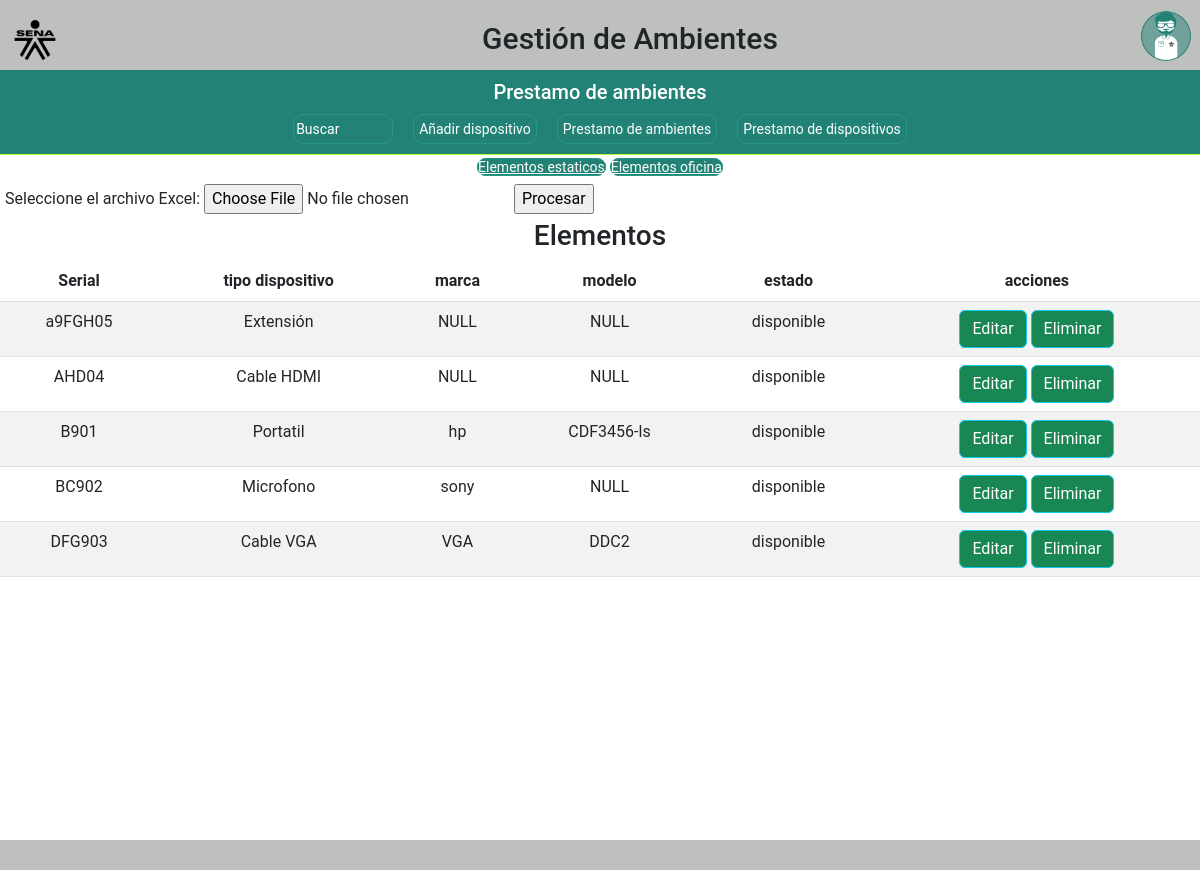
The page /ver_elemento.php (signed in) on the database its author committed.
### tables this page shows
CREATE TABLE `elementos` (
  `serial` varchar(35) NOT NULL,
  `tipo_dispositivo` int(11) NOT NULL,
  `marca` varchar(100) DEFAULT NULL,
  `modelo` varchar(50) DEFAULT NULL,
  `placa` varchar(50) DEFAULT NULL,
  `estado` int(11) NOT NULL
);

CREATE TABLE `tipo_dispositivo` (
  `id_tipo_dispositivo` int(11) NOT NULL,
  `tipo_dispositivo` varchar(50) NOT NULL
);

CREATE TABLE `estado_elementos` (
  `id_estado_elemento` int(11) NOT NULL,
  `estado_elemento` varchar(20) NOT NULL
);

### database/conexion.php (called while the page is built, shortened)
<?php
class Conexion{
    public function conectar(){
     $this->con=mysqli_connect("localhost", "root", "", "gestion_ambientes",3306);
    }
}
?>

### classElemento.php (called while the page is built, shortened)
<?php
require_once "./database/conexion.php";
class Elemento extends Conexion
{
    public function mostrarElemento()
    {
        $sql = "SELECT * FROM `elementos` INNER JOIN estado_elementos on estado_elementos.id_estado_elemento=elementos.estado INNER JOIN tipo_dispositivo ON tipo_dispositivo.id_tipo_dispositivo =elementos.tipo_dispositivo ORDER BY elementos.serial ASC;
        ";
        $result = $this->con->query($sql);
        return $result;
    }
}

### ver_elemento.php (the view, shortened to what this page needs)
<?php session_start();
require_once "./classElemento.php";
$verElemento = new Elemento();
$result = $verElemento->mostrarElemento();
?>
<!DOCTYPE html>
<html lang="en">
<head>
    <link rel="stylesheet" type="text/css" href="./Css/prestamo_dispositivos.css">
    <link href="https://cdn.jsdelivr.net/npm/bootstrap@5.3.0-alpha1/dist/css/bootstrap.min.css" rel="stylesheet">
    <link rel="stylesheet" href="./Css/global.css">
    <link rel="stylesheet" href="https://cdnjs.cloudflare.com/ajax/libs/font-awesome/5.15.3/css/all.min.css" />
</head>
<body>
    <div class="parte-superior">
        <img class="logo" src="./images/logo sena.png" alt="">
        <h1 class="titulo">Gestión de Ambientes</h1>
        <div class="dropdown">
            <button class="btn dropdown-toggle" type="button" data-bs-toggle="dropdown" aria-expanded="false">
                <img class="perfil" src="./images/Boton Administrador.png" alt="">
            </button>
        </div>
                                    </div>
    <div class="herencia">
        <div class="buscador">
            <h3 class="titulo_herencia">Prestamo de ambientes</h3>
            <div class="buscador-int">
                <form action="./ver_elemento.php" method="post">
                    <input class="input-b btns-b" placeholder="Buscar" type="text" id="" name="serial" required>
                </form>
                <button class="btn-activos" data-bs-toggle="modal" data-bs-target="#nuevo_dispositivo">Añadir dispositivo</button>
                <a href="./registrarPrestamoAmbiente.php" class="btn-activos">Prestamo de ambientes</a>
                <a href="./registrarPrestamoElementos.php" class="btn-activos">Prestamo de dispositivos</a>
            </div>
        </div>
        <div class="contenido-ml">
            <center><a href="./verElementosEstaticos.php" class="btn-b btns-b">Elementos estaticos</a>
                <a href="./ver_elemento.php" class="btn-b btns-b">Elementos oficina</a>
            </center>
<div  style="margin: 5px;">
            <form action="./excelElementosOficina.php" method="post" enctype="multipart/form-data">
                <label for="archivo_excel">Seleccione el archivo Excel:</label>
                <input type="file" name="archivo_excel" id="archivo_excel" accept=".xlsx,.xls">
                <input type="submit" name="submit" value="Procesar">
            </form>
            </div>
            <center>
                <h3>Elementos</h3>
            </center>
            <table class=" table table-striped">
                <thead>
                    <tr>
                        <th scope="col" class="text-center">Serial</th>
                        <th scope="col"  class="text-center">tipo dispositivo</th>
                        <th scope="col"  class="text-center">marca</th>
                        <th scope="col"  class="text-center">modelo</th>
                        <th scope="col"  class="text-center">estado</th>
                        <th scope="col"  class="text-center">acciones</th>
                    </tr>
                </thead>
                <tbody>
                    <?php
                    while ($fila = $result->fetch_assoc()) {
                    ?>
                        <tr>
                            <td  class="text-center"><?php echo $fila['serial'] ?></td>
                            <td  class="text-center"><?php echo $fila['tipo_dispositivo'] ?></td>
                            <td  class="text-center"><?php echo $fila['marca'] ?></td>
                            <td  class="text-center"><?php echo $fila['modelo'] ?></td>
                            <td  class="text-center"><?php echo $fila['estado_elemento'] ?></td>
                            <td  class="text-center"><a class="btn btn-info bg-success" href="ver_elemento.php?serial=<?php echo $fila['serial']; ?>" style="color:white">Editar</a>
                                <a class="btn btn-info bg-success" href="eliminarElemento.php?serial=<?php echo $fila['serial']; ?>" style="color:white" onclick="return confirmacionEliminar() ">Eliminar </a>
                            </td>
                        </tr>
                    <?php
                    }
                    ?>
                </tbody>
            </table>
        </div>
    </div>
    <div class="barra_inferior">
    </div>
</body>
</html>

### Css/prestamo_dispositivos.css (style rules this page uses)
.dropdown-toggle { transition: all .5s !important; margin-right: 10px !important; padding: 0px !important; border-radius: 30px !important; width: 50px !important; position: fixed; top: 10px; right: 0; }
body { height: 100%; width: 100%; box-sizing: border-box; overflow-x: hidden; }
html { height: 100%; width: 100%; }
.titulo_herencia { color: white; font-size: 20px; }
.perfil { width: 50px; height: 50px; margin-right: 15px; }
.titulo { display: inline-block; font-size: 30px; text-align: center; margin-top: 15px; }
.logo { display: inline-block; width: 40px; padding-top: 10px; }
.herencia { display: flex; height: 100%; width: 100%; box-sizing: border-box; flex-direction: column; }
.barra_inferior { background: #bec0be; position: fixed; bottom: 0; width: 100%; height: 30px; z-index: 10; }
.buscador { display: flex; height: auto; flex-direction: column; align-items: center; width: 100%; background: #238276; }
.buscador h3 { display: inline-block; margin: 10px; }
.buscador-int { display: flex; gap: 20px; width: 100%; height: auto; border-bottom: 1px solid greenyellow; align-items: center; justify-content: center; padding-bottom: 10px; }
.input-b { width: 100px; height: 25px; border-radius: 10px; background: white; outline: none; border: 1px solid black; transition: all .5s; }
.btn-b { width: auto; border-radius: 10px; border: none; cursor: pointer; border: 1px solid #25998a; }
.input-b::placeholder { color: white; }
.btns-b { height: 30px; border: 1px solid #25998a; background: #238276; color: white; font-size: 14px; }

### Css/global.css (style rules this page uses)
.logo { width: 50px !important; margin-left: 10px; }
body { font-family: 'Roboto', sans-serif; }
.btn-activos { display: flex; width: auto; border-radius: 10px; background: #238276; border: solid 1px #25998a; justify-content: center; align-items: center; color: white; text-decoration: none; cursor: pointer; height: 30px; font-size: 14px; padding: 5px; }
.parte-superior { background-color: #bec0be; height: 70px; display: flex; justify-content: space-between !important; align-items: center !important; width: 100%; z-index: 100 !important; }

### rows shown on the page
elementos: serial "a9FGH05", tipo_dispositivo.tipo_dispositivo "Extensión", marca "NULL", modelo "NULL", estado.estado_elemento "disponible"
elementos: serial "AHD04", tipo_dispositivo.tipo_dispositivo "Cable HDMI", marca "NULL", modelo "NULL", estado.estado_elemento "disponible"
elementos: serial "B901", tipo_dispositivo.tipo_dispositivo "Portatil", marca "hp", modelo "CDF3456-ls", estado.estado_elemento "disponible"
elementos: serial "BC902", tipo_dispositivo.tipo_dispositivo "Microfono", marca "sony", modelo "NULL", estado.estado_elemento "disponible"
elementos: serial "DFG903", tipo_dispositivo.tipo_dispositivo "Cable VGA", marca "VGA", modelo "DDC2", estado.estado_elemento "disponible"
